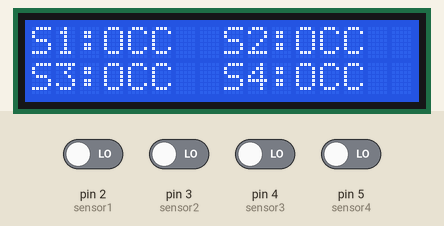
A sketch run on a simulated Arduino Uno, built with avr-gcc and run on an emulated ATmega328P. Parts: 16×2 character LCD. The test bench sets the inputs (shaded band); at power-on: pin 2 (sensor1), pin 3 (sensor2), pin 4 (sensor3), pin 5 (sensor4) LOW.

Above: at 3.2 s.
3.3 s: pin 2 (sensor1) driven HIGH
At 5.3 s:
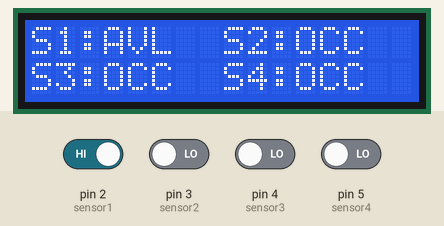
5.6 s: pin 3 (sensor2) driven HIGH
At 6.6 s:
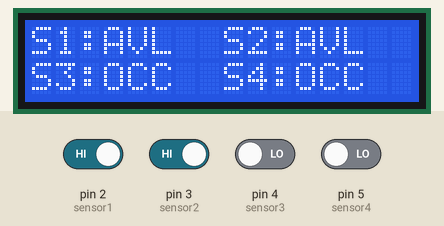
7.7 s: pin 4 (sensor3) driven HIGH
At 9.0 s:
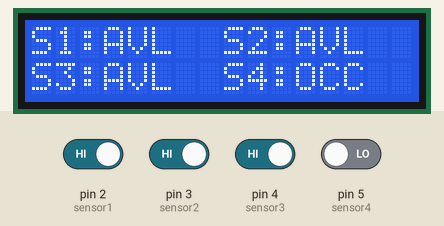
9.7 s: pin 5 (sensor4) driven HIGH
At 11.4 s:
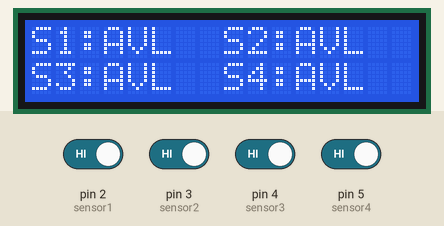
11.8 s: pin 2 (sensor1) driven LOW
At 13.6 s:
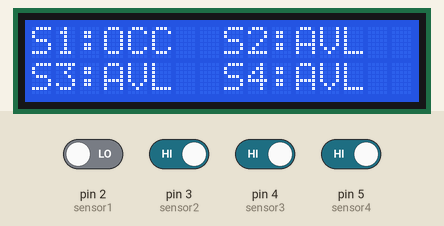
13.9 s: pin 3 (sensor2) driven LOW
At 15.1 s:
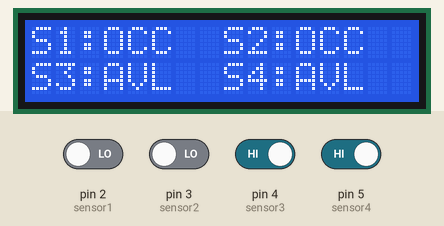
Timing chart, 0 to 16.9 s (numbered marks = the images above; inputs shaded):
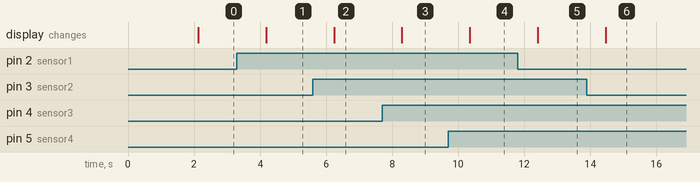

Measured:
- after the input at 3.3 s, the display: changes after 0.88 s (image 1)
- after the input at 5.6 s, the display: changes after 0.64 s (image 2)
- after the input at 7.7 s, the display: changes after 0.60 s (image 3)
- after the input at 9.7 s, the display: changes after 0.65 s (image 4)
- after the input at 11.8 s, the display: changes after 0.61 s (image 5)
- after the input at 13.9 s, the display: changes after 0.57 s (image 6)

The sketch:

Smart_Car_Parking.ino
```cpp
#include <Wire.h>
#include <LiquidCrystal_I2C.h>

// --------------------------------------------------
// LCD Configuration
// --------------------------------------------------

// LCD I2C address
// Common addresses are 0x27 and 0x3F
LiquidCrystal_I2C lcd(0x27, 16, 2);


// --------------------------------------------------
// IR Sensor Pins
// --------------------------------------------------

const int sensor1 = 2;
const int sensor2 = 3;
const int sensor3 = 4;
const int sensor4 = 5;


// --------------------------------------------------
// Setup Function
// --------------------------------------------------

void setup() {

  // Configure IR sensors as input
  pinMode(sensor1, INPUT);
  pinMode(sensor2, INPUT);
  pinMode(sensor3, INPUT);
  pinMode(sensor4, INPUT);

  // Initialize LCD
  lcd.init();

  // Turn ON LCD backlight
  lcd.backlight();

  // Welcome message
  lcd.setCursor(0, 0);
  lcd.print(" Smart Parking ");

  lcd.setCursor(0, 1);
  lcd.print("System Starting");

  delay(2000);

  // Clear LCD
  lcd.clear();
}


// --------------------------------------------------
// Main Loop
// --------------------------------------------------

void loop() {

  // Read IR sensor values
  int s1 = digitalRead(sensor1);
  int s2 = digitalRead(sensor2);
  int s3 = digitalRead(sensor3);
  int s4 = digitalRead(sensor4);


  // ------------------------------------------------
  // Calculate Available Slots
  // ------------------------------------------------

  int availableSlots = 0;

  // LOW = Vehicle detected
  // HIGH = Slot available

  if (s1 == HIGH) {
    availableSlots++;
  }

  if (s2 == HIGH) {
    availableSlots++;
  }

  if (s3 == HIGH) {
    availableSlots++;
  }

  if (s4 == HIGH) {
    availableSlots++;
  }


  // ------------------------------------------------
  // Display Slot Status
  // ------------------------------------------------

  lcd.clear();


  // Slot 1
  lcd.setCursor(0, 0);
  lcd.print("S1:");

  if (s1 == LOW) {
    lcd.print("OCC");
  }
  else {
    lcd.print("AVL");
  }


  // Slot 2
  lcd.setCursor(8, 0);
  lcd.print("S2:");

  if (s2 == LOW) {
    lcd.print("OCC");
  }
  else {
    lcd.print("AVL");
  }


  // Slot 3
  lcd.setCursor(0, 1);
  lcd.print("S3:");

  if (s3 == LOW) {
    lcd.print("OCC");
  }
  else {
    lcd.print("AVL");
  }


  // Slot 4
  lcd.setCursor(8, 1);
  lcd.print("S4:");

  if (s4 == LOW) {
    lcd.print("OCC");
  }
  else {
    lcd.print("AVL");
  }


  // Wait before next reading
  delay(1000);
}
```
